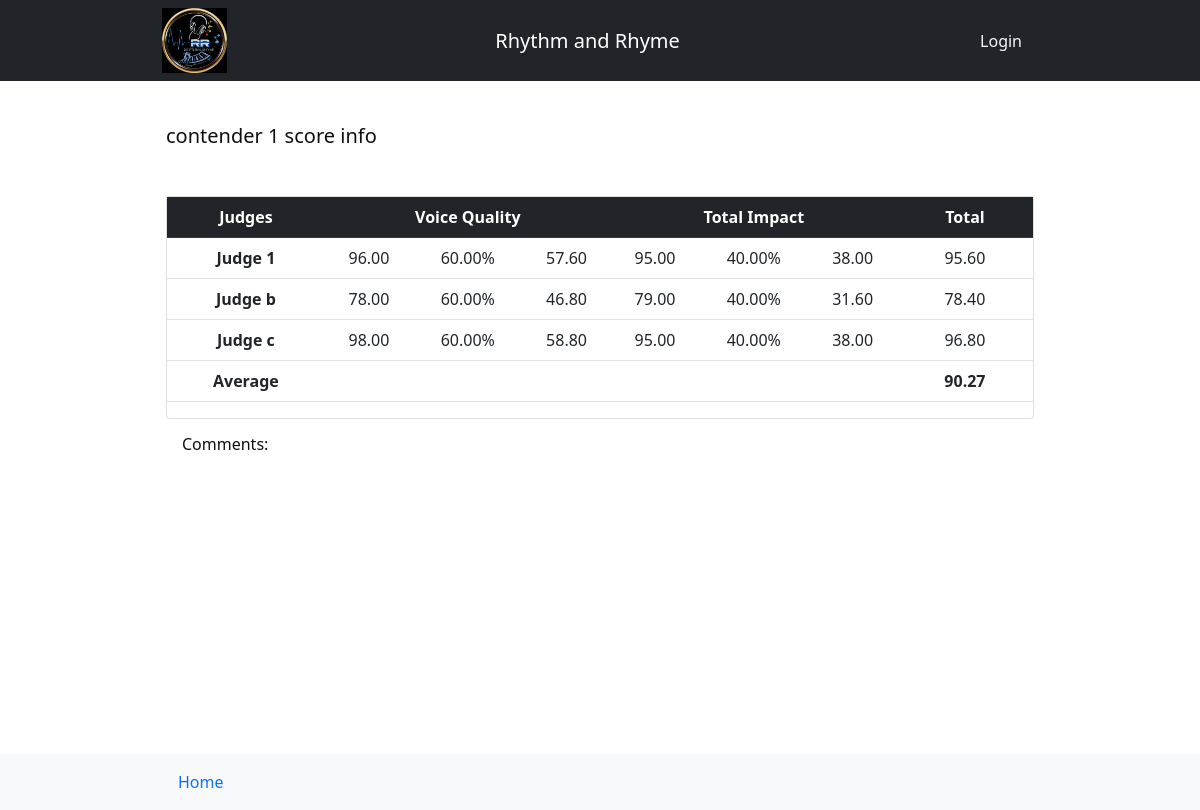
The app's page /compi/result-info/4, older data.
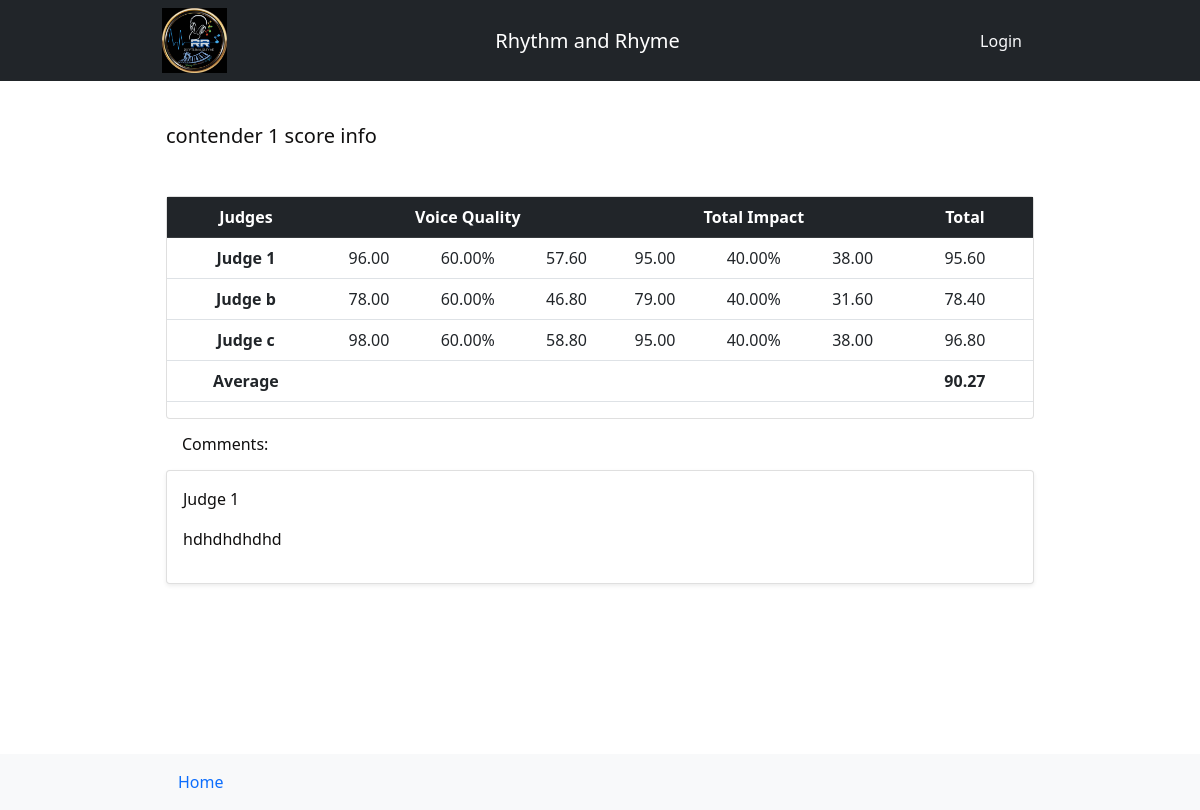
The same page, newer data.
### compi/models.py (models this page shows, shortened)
class Criteria(models.Model):
    name = models.CharField(max_length=200)
    description = models.TextField()
    percentage = models.DecimalField(max_digits=5, decimal_places=2)
    competition = models.ForeignKey(Competition, null=True, on_delete=models.CASCADE)

class Judge(models.Model):
    name = models.CharField(max_length=50)
    image = models.ImageField(default='default.jpg', upload_to='judges_images')
    need_comment = models.BooleanField(default=True)
    user = models.ForeignKey(RRUser, null=True, on_delete=models.CASCADE)
    competition = models.ForeignKey(Competition, null=True, on_delete=models.CASCADE)

class Score(models.Model):
    score = models.DecimalField(max_digits=5, decimal_places=2, default=0.00)
    entry = models.ForeignKey(Entry, on_delete=models.CASCADE)
    criteria = models.ForeignKey(Criteria, null=True, on_delete=models.CASCADE)
    judge = models.ForeignKey(Judge, on_delete=models.CASCADE)

class Comment(models.Model):
    comment = models.TextField(null=True)
    entry = models.ForeignKey(Entry, on_delete=models.CASCADE)
    judge = models.ForeignKey(Judge, on_delete=models.CASCADE)

### compi/views.py (the view)
# urls.py: path('result-info/<int:entry_id>', result_info, name='compi-result-info')
def result_info(request, entry_id):
    entry = Entry.objects.filter(id=entry_id).first()
    comp = entry.competition
    judges = Judge.objects.filter(competition=comp)
    contender = entry.contender.smule_name
    scores = Score.objects.filter(entry=entry)
    data = []
    criterias = []
    for judge in judges:
        judge_scores = Score.objects.filter(entry=entry, judge=judge)
        all_score = []
        for score in judge_scores:
            if score.criteria.name not in criterias:
                criterias.append(score.criteria.name)
            all_score.append({
                'grade':score.score,
                'percentage':score.criteria.percentage,
                'score':round(score.criteria.percentage / 100 * score.score, 2)
            })
        total = 0
        for all in all_score:
            total += all['score']
        data.append({
            'info':all_score,
            'total':total,
            'judge':judge.name
        })
    grand_total = 0
    for d in data:
        grand_total += d['total']
    spacing = []
    for i in criterias:
        spacing.append('-')
    all_comments = Comment.objects.filter(entry=entry)
    comments = []
    for comment in all_comments:
        if comment.comment != None:
            comments.append(comment)
    context = {
        'data':data,
        'criterias':criterias,
        'spacing':spacing,
        'total':round(grand_total / len(judges), 2),
        'comments':comments,
        'contender':contender
    }
    return render(request, 'compi/result-info.html',  context)

### compi/templates/compi/result-info.html (shortened to what this page needs)
{% extends "web/base.html" %}
{% block content %}
    <h5 class="my-5">{{contender}} score info</h5>
    <div class="card p-0, mt-5">
        <div class="table-responsive">
            <table class="table">
                <thead class="table-dark">
                    <tr>
                        <th class="text-center px-4">Judges</th>
                        {% for criteria in criterias %}
                            <th colspan='3' class='text-center'>{{criteria}}</th>
                        {% endfor %}
                        <th class='text-center px-4'>Total</th>
                </thead>
                <tbody>
                    {% for r in data %}
                        <tr>
                            <th class="text-center">{{r.judge}}</th>
                            {% for i in r.info  %}
                                <td class="text-center">{{i.grade}}</td>
                                <td class="text-center">{{i.percentage}}%</td>
                                <td class="text-center">{{i.score}}</td>
                            {% endfor %}
                            <td class="text-center">{{r.total}}</td>
                        </tr>
                    {% endfor %}
                    <tr>
                        <th class="text-center">Average</th>
                        {% for s in spacing %}
                            <td colspan='3'></td>
                        {% endfor %}
                        <th class="text-center">{{total}}</th>
                    </tr>
                </tbody>
            </table>
        </div>
    </div>
    <h6 class="form-label m-3">Comments:</h6>
    {% for comment in comments %}
        <div class="card mb-3 shadow-sm">
            <div class="card-body">
                <p>{{comment.judge.name}}</p>
                <p>{{comment.comment}}</p>
            </div>
        </div>
    {% endfor %}
{% endblock content %}

Row changes from the older to the newer data that the page shows:
now on this page (row edited): Comment: judge.name "Judge 1", comment "hdhdhdhdhd"
